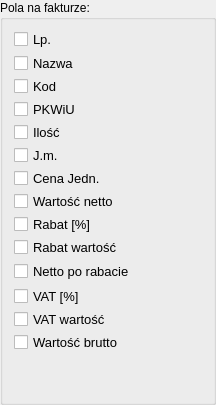
        <widget class="QGroupBox" name="groupBox_2">
         <property name="font">
          <font>
           <weight>50</weight>
           <bold>false</bold>
          </font>
         </property>
         <property name="title">
          <string>Pola na fakturze:</string>
         </property>
         <layout class="QGridLayout" name="gridLayout_2">
          <item row="0" column="0">
           <layout class="QVBoxLayout" name="_62">
            <item>
             <layout class="QHBoxLayout" name="_63">
              <item>
               <widget class="QCheckBox" name="cb1">
                <property name="minimumSize">
                 <size>
                  <width>120</width>
                  <height>0</height>
                 </size>
                </property>
                <property name="maximumSize">
                 <size>
                  <width>32767</width>
                  <height>17</height>
                 </size>
                </property>
                <property name="font">
                 <font>
                  <pointsize>10</pointsize>
                 </font>
                </property>
                <property name="text">
                 <string>Lp.</string>
                </property>
               </widget>
              </item>
              <item>
               <spacer name="spacer63">
                <property name="orientation">
                 <enum>Qt::Horizontal</enum>
                </property>
                <property name="sizeType">
                 <enum>QSizePolicy::Expanding</enum>
                </property>
                <property name="sizeHint" stdset="0">
                 <size>
                  <width>68</width>
                  <height>18</height>
                 </size>
                </property>
               </spacer>
              </item>
             </layout>
            </item>
            <item>
             <layout class="QHBoxLayout" name="_64">
              <item>
               <widget class="QCheckBox" name="cb2">
                <property name="minimumSize">
                 <size>
                  <width>120</width>
                  <height>0</height>
                 </size>
                </property>
                <property name="maximumSize">
                 <size>
                  <width>32767</width>
                  <height>17</height>
                 </size>
                </property>
                <property name="font">
                 <font>
                  <pointsize>10</pointsize>
                 </font>
                </property>
                <property name="text">
                 <string>Nazwa</string>
                </property>
               </widget>
              </item>
              <item>
               <spacer name="spacer63_2">
                <property name="orientation">
                 <enum>Qt::Horizontal</enum>
                </property>
                <property name="sizeType">
                 <enum>QSizePolicy::Expanding</enum>
                </property>
                <property name="sizeHint" stdset="0">
                 <size>
                  <width>40</width>
                  <height>12</height>
                 </size>
                </property>
               </spacer>
              </item>
             </layout>
            </item>
            <item>
             <layout class="QHBoxLayout" name="_65">
              <item>
               <widget class="QCheckBox" name="cb3">
                <property name="minimumSize">
                 <size>
                  <width>120</width>
                  <height>0</height>
                 </size>
                </property>
                <property name="maximumSize">
                 <size>
                  <width>32767</width>
                  <height>17</height>
                 </size>
                </property>
                <property name="font">
                 <font>
                  <pointsize>10</pointsize>
                 </font>
                </property>
                <property name="text">
                 <string>Kod</string>
                </property>
               </widget>
              </item>
              <item>
               <spacer name="spacer63_3">
                <property name="orientation">
                 <enum>Qt::Horizontal</enum>
                </property>
                <property name="sizeType">
                 <enum>QSizePolicy::Expanding</enum>
                </property>
                <property name="sizeHint" stdset="0">
                 <size>
                  <width>40</width>
                  <height>15</height>
                 </size>
                </property>
               </spacer>
              </item>
             </layout>
            </item>
            <item>
             <layout class="QHBoxLayout" name="_66">
              <item>
               <widget class="QCheckBox" name="cb4">
                <property name="minimumSize">
                 <size>
                  <width>120</width>
                  <height>0</height>
                 </size>
                </property>
                <property name="maximumSize">
                 <size>
                  <width>32767</width>
                  <height>17</height>
                 </size>
                </property>
                <property name="font">
                 <font>
                  <pointsize>10</pointsize>
                 </font>
                </property>
                <property name="text">
                 <string>PKWiU</string>
                </property>
               </widget>
              </item>
              <item>
               <spacer name="spacer63_4">
                <property name="orientation">
                 <enum>Qt::Horizontal</enum>
                </property>
                <property name="sizeType">
                 <enum>QSizePolicy::Expanding</enum>
                </property>
                <property name="sizeHint" stdset="0">
                 <size>
                  <width>40</width>
                  <height>15</height>
                 </size>
                </property>
               </spacer>
              </item>
             </layout>
            </item>
            <item>
             <layout class="QHBoxLayout" name="_67">
              <item>
               <widget class="QCheckBox" name="cb5">
                <property name="minimumSize">
                 <size>
                  <width>120</width>
                  <height>0</height>
                 </size>
                </property>
                <property name="maximumSize">
                 <size>
                  <width>32767</width>
                  <height>17</height>
                 </size>
                </property>
                <property name="font">
                 <font>
                  <pointsize>10</pointsize>
                 </font>
                </property>
                <property name="text">
                 <string>Ilość</string>
                </property>
               </widget>
              </item>
              <item>
               <spacer name="spacer63_5">
                <property name="orientation">
                 <enum>Qt::Horizontal</enum>
                </property>
                <property name="sizeType">
                 <enum>QSizePolicy::Expanding</enum>
                </property>
                <property name="sizeHint" stdset="0">
                 <size>
                  <width>40</width>
                  <height>15</height>
                 </size>
                </property>
               </spacer>
              </item>
             </layout>
            </item>
            <item>
             <layout class="QHBoxLayout" name="_68">
              <item>
               <widget class="QCheckBox" name="cb6">
                <property name="minimumSize">
                 <size>
                  <width>120</width>
                  <height>0</height>
                 </size>
                </property>
                <property name="maximumSize">
                 <size>
                  <width>32767</width>
                  <height>17</height>
                 </size>
                </property>
                <property name="font">
                 <font>
                  <pointsize>10</pointsize>
                 </font>
                </property>
                <property name="text">
                 <string>J.m.</string>
                </property>
               </widget>
              </item>
              <item>
               <spacer name="spacer63_6">
                <property name="orientation">
                 <enum>Qt::Horizontal</enum>
                </property>
                <property name="sizeType">
                 <enum>QSizePolicy::Expanding</enum>
                </property>
                <property name="sizeHint" stdset="0">
                 <size>
                  <width>40</width>
                  <height>15</height>
                 </size>
                </property>
               </spacer>
              </item>
             </layout>
            </item>
            <item>
             <layout class="QHBoxLayout" name="_69">
              <item>
               <widget class="QCheckBox" name="cb7">
                <property name="minimumSize">
                 <size>
                  <width>120</width>
                  <height>0</height>
                 </size>
                </property>
                <property name="maximumSize">
                 <size>
                  <width>32767</width>
                  <height>17</height>
                 </size>
                </property>
                <property name="font">
                 <font>
                  <pointsize>10</pointsize>
                 </font>
                </property>
                <property name="text">
                 <string>Cena Jedn.</string>
                </property>
               </widget>
              </item>
              <item>
               <spacer name="spacer63_14">
                <property name="orientation">
                 <enum>Qt::Horizontal</enum>
                </property>
                <property name="sizeType">
                 <enum>QSizePolicy::Expanding</enum>
                </property>
                <property name="sizeHint" stdset="0">
                 <size>
                  <width>40</width>
                  <height>15</height>
                 </size>
                </property>
               </spacer>
              </item>
             </layout>
            </item>
            <item>
             <layout class="QHBoxLayout" name="_70">
              <item>
               <widget class="QCheckBox" name="cb8">
                <property name="minimumSize">
                 <size>
                  <width>120</width>
                  <height>0</height>
                 </size>
                </property>
                <property name="maximumSize">
                 <size>
                  <width>32767</width>
                  <height>17</height>
                 </size>
                </property>
                <property name="font">
                 <font>
                  <pointsize>10</pointsize>
                 </font>
                </property>
                <property name="text">
                 <string>Wartość netto</string>
                </property>
               </widget>
              </item>
              <item>
               <spacer name="spacer63_7">
                <property name="orientation">
                 <enum>Qt::Horizontal</enum>
                </property>
                <property name="sizeType">
                 <enum>QSizePolicy::Expanding</enum>
                </property>
                <property name="sizeHint" stdset="0">
                 <size>
                  <width>40</width>
                  <height>15</height>
                 </size>
                </property>
               </spacer>
              </item>
             </layout>
            </item>
            <item>
             <layout class="QHBoxLayout" name="_71">
              <item>
               <widget class="QCheckBox" name="cb9">
                <property name="minimumSize">
                 <size>
                  <width>120</width>
                  <height>0</height>
                 </size>
                </property>
                <property name="maximumSize">
                 <size>
                  <width>32767</width>
                  <height>17</height>
                 </size>
                </property>
                <property name="font">
                 <font>
                  <pointsize>10</pointsize>
                 </font>
                </property>
                <property name="text">
                 <string>Rabat [%]</string>
                </property>
               </widget>
              </item>
              <item>
               <spacer name="spacer63_9">
                <property name="orientation">
                 <enum>Qt::Horizontal</enum>
                </property>
                <property name="sizeType">
                 <enum>QSizePolicy::Expanding</enum>
                </property>
                <property name="sizeHint" stdset="0">
                 <size>
                  <width>40</width>
                  <height>15</height>
                 </size>
                </property>
               </spacer>
              </item>
             </layout>
            </item>
            <item>
             <layout class="QHBoxLayout" name="_72">
              <item>
               <widget class="QCheckBox" name="cb10">
                <property name="minimumSize">
                 <size>
                  <width>120</width>
                  <height>0</height>
                 </size>
                </property>
                <property name="maximumSize">
                 <size>
                  <width>32767</width>
                  <height>17</height>
                 </size>
                </property>
                <property name="font">
                 <font>
                  <pointsize>10</pointsize>
                 </font>
                </property>
                <property name="text">
                 <string>Rabat wartość</string>
                </property>
               </widget>
              </item>
              <item>
               <spacer name="spacer63_8">
                <property name="orientation">
                 <enum>Qt::Horizontal</enum>
                </property>
                <property name="sizeType">
                 <enum>QSizePolicy::Expanding</enum>
                </property>
                <property name="sizeHint" stdset="0">
                 <size>
                  <width>40</width>
                  <height>15</height>
                 </size>
                </property>
               </spacer>
              </item>
             </layout>
            </item>
            <item>
             <layout class="QHBoxLayout" name="_73">
              <item>
               <widget class="QCheckBox" name="cb11">
                <property name="minimumSize">
                 <size>
                  <width>120</width>
                  <height>0</height>
                 </size>
                </property>
                <property name="maximumSize">
                 <size>
                  <width>32767</width>
                  <height>17</height>
                 </size>
                </property>
                <property name="font">
                 <font>
                  <pointsize>10</pointsize>
                 </font>
                </property>
                <property name="text">
                 <string>Netto po rabacie</string>
                </property>
               </widget>
              </item>
              <item>
               <spacer name="spacer63_11">
                <property name="orientation">
                 <enum>Qt::Horizontal</enum>
                </property>
                <property name="sizeType">
                 <enum>QSizePolicy::Expanding</enum>
                </property>
                <property name="sizeHint" stdset="0">
                 <size>
                  <width>40</width>
                  <height>20</height>
                 </size>
                </property>
               </spacer>
              </item>
             </layout>
            </item>
            <item>
             <layout class="QHBoxLayout" name="_74">
              <item>
               <widget class="QCheckBox" name="cb12">
                <property name="minimumSize">
                 <size>
                  <width>120</width>
                  <height>0</height>
                 </size>
                </property>
                <property name="maximumSize">
                 <size>
                  <width>32767</width>
                  <height>17</height>
                 </size>
                </property>
                <property name="font">
                 <font>
                  <pointsize>10</pointsize>
                 </font>
                </property>
                <property name="text">
                 <string>VAT [%]</string>
                </property>
               </widget>
              </item>
              <item>
               <spacer name="spacer63_10">
                <property name="orientation">
                 <enum>Qt::Horizontal</enum>
                </property>
                <property name="sizeType">
                 <enum>QSizePolicy::Expanding</enum>
                </property>
                <property name="sizeHint" stdset="0">
                 <size>
                  <width>40</width>
                  <height>15</height>
                 </size>
                </property>
               </spacer>
              </item>
             </layout>
            </item>
            <item>
             <layout class="QHBoxLayout" name="_75">
              <item>
               <widget class="QCheckBox" name="cb13">
                <property name="minimumSize">
                 <size>
                  <width>120</width>
                  <height>0</height>
                 </size>
                </property>
                <property name="maximumSize">
                 <size>
                  <width>32767</width>
                  <height>17</height>
                 </size>
                </property>
                <property name="font">
                 <font>
                  <pointsize>10</pointsize>
                 </font>
                </property>
                <property name="text">
                 <string>VAT wartość</string>
                </property>
               </widget>
              </item>
              <item>
               <spacer name="spacer63_12">
                <property name="orientation">
                 <enum>Qt::Horizontal</enum>
                </property>
                <property name="sizeType">
                 <enum>QSizePolicy::Expanding</enum>
                </property>
                <property name="sizeHint" stdset="0">
                 <size>
                  <width>40</width>
                  <height>15</height>
                 </size>
                </property>
               </spacer>
              </item>
             </layout>
            </item>
            <item>
             <layout class="QHBoxLayout" name="_76">
              <item>
               <widget class="QCheckBox" name="cb14">
                <property name="minimumSize">
                 <size>
                  <width>120</width>
                  <height>0</height>
                 </size>
                </property>
                <property name="maximumSize">
                 <size>
                  <width>32767</width>
                  <height>17</height>
                 </size>
                </property>
                <property name="font">
                 <font>
                  <pointsize>10</pointsize>
                 </font>
                </property>
                <property name="text">
                 <string>Wartość brutto</string>
                </property>
               </widget>
              </item>
              <item>
               <spacer name="spacer63_13">
                <property name="orientation">
                 <enum>Qt::Horizontal</enum>
                </property>
                <property name="sizeType">
                 <enum>QSizePolicy::Expanding</enum>
                </property>
                <property name="sizeHint" stdset="0">
                 <size>
                  <width>40</width>
                  <height>15</height>
                 </size>
                </property>
               </spacer>
              </item>
             </layout>
            </item>
            <item>
             <spacer name="verticalSpacer_2">
              <property name="orientation">
               <enum>Qt::Vertical</enum>
              </property>
              <property name="sizeHint" stdset="0">
               <size>
                <width>20</width>
                <height>40</height>
               </size>
              </property>
             </spacer>
            </item>
           </layout>
          </item>
         </layout>
        </widget>
